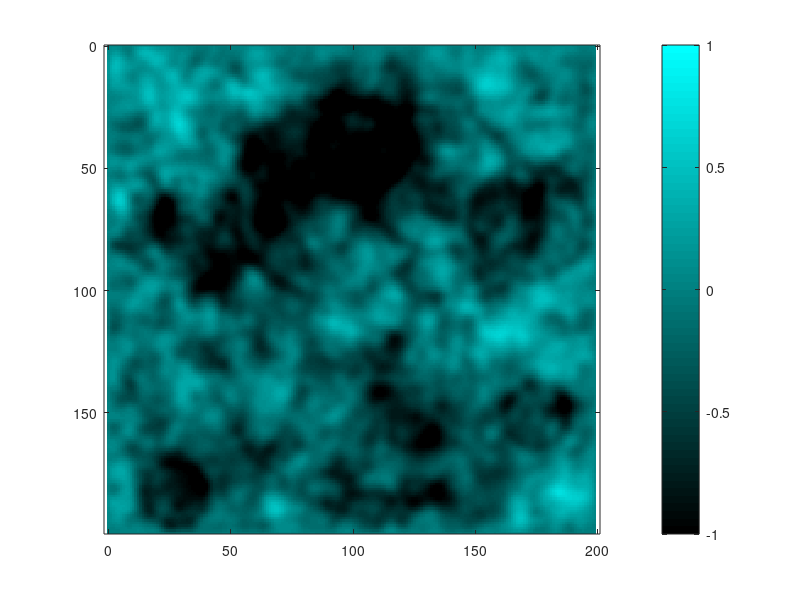

Source code (MATLAB):
c=1; % speed of wave;
dx=1; % space step;
dt=0.1; % time step;


szx=200;
szy=200; % sizes
tm=3000; % time
k=0.002; % decay factor
dp=0.01; % droplet probability per one time sterp
dsz=3; % droplet size
da=0.07; % droplet amplitude

gf=0.3; % gradient factor

x=0:dx:(szx-dx);
y=0:dx:(szy-dx); % space
t=0:dt:tm; % time

[X,Y] = meshgrid(x,y);

Lx=length(x);
Ly=length(y);

u=zeros(Ly,Lx); % initial value
%u(50,70)=100; 
uo=u; % previose = curent => velocties =0

close all;
hf=figure;
ha=axes;
% hi=imshow(I);
hi=imagesc(x,y,u);
colorbar;
set(ha,'clim',[-1 1]);
axis equal;

% cyan colormap:
bl1=linspace(0,1,64)';
bl2=linspace(0.0,1,64)';
bl3=linspace(0.0,0,64)';
bl=[bl3 bl2 bl1];
colormap(bl);

D=[0 1 0; 1 -4 1; 0 1 0]; % 2d laplace operator

% sobel operator:
Gx=[-1 0 1; 
    -2 0 2;
    -1 0 1];
Gy=[-1 -2 -1;
    0 0 0;
    1 2 1];

kdt=k*dt;
c1=dt^2*c^2/dx^2;
lc=1;
dlc=15;
Ii=I;

% droplet as gaussian 
xd=-2*dsz:dx:2*dsz;
yd=-2*dsz:dx:2*dsz;
[Xd,Yd] = meshgrid(xd,yd);
Zd=-da*exp(-(Xd/dsz).^2-(Yd/dsz).^2);

for tt=t
    un=(2-kdt)*u+(kdt-1)*uo+c1*conv2(u,D,'same'); % new
    
    uo=u; % curent become old
    u=un; % new become current
    
    if mod(lc-1,dlc)==0
        %Xi=X+gf*conv2(u,Gx,'same');
        %Yi=Y+gf*conv2(u,Gy,'same');
        %Ii(:,:,1) = interp2(X,Y,double(I(:,:,1)),Xi,Yi,'*linear',255);
        %Ii(:,:,2) = interp2(X,Y,double(I(:,:,2)),Xi,Yi,'*linear',255);
        %Ii(:,:,3) = interp2(X,Y,double(I(:,:,3)),Xi,Yi,'*linear',255);
        %set(hi,'CData',Ii);
        set(hi,'Cdata',u);
        drawnow;
    end
    
    % droplets:
    if rand<dp
        x0d=2*dsz+1+(szx-4*dsz-2)*rand;
        y0d=2*dsz+1+(szy-4*dsz-2)*rand; % droplet center
        x0d=round(x0d);
        y0d=round(y0d);
        u(y0d-2*dsz:y0d+2*dsz,x0d-2*dsz:x0d+2*dsz)=...
            u(y0d-2*dsz:y0d+2*dsz,x0d-2*dsz:x0d+2*dsz)+Zd;
    end
    
    
    
    lc=lc+1;
end


